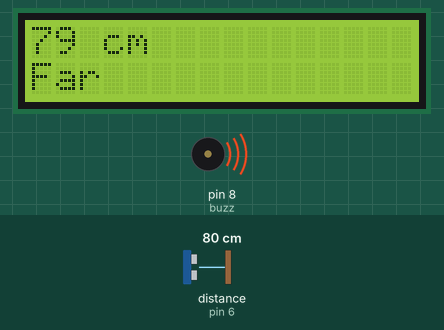
Simulated run of this sketch. Board: Arduino Uno, built with avr-gcc and run on an emulated ATmega328P. On the bench: 16×2 character LCD, buzzer (waves = sounding). Wiring (inferred from the names in the program): ultrasonic range finder: trigger pin 7; echo pin 6. The inputs (shaded band) are chosen by the test bench; at power-on: distance to the obstacle (sensor on pin 6) 80 cm. The echo pulse lasts 58.3 µs per cm; what the sketch prints to the serial monitor is not drawn.

Above: at 2.2 s.
2.3 s: distance to the obstacle (sensor on pin 6) set to 9 cm
At 4.88 s:
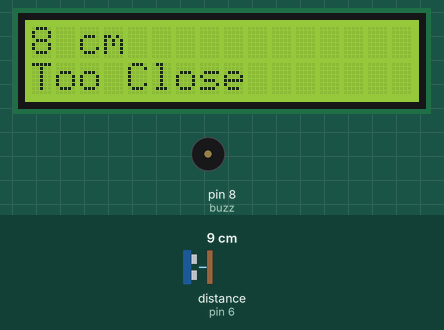
4.9 s: distance to the obstacle (sensor on pin 6) set to 2 cm
At 5.53 s:
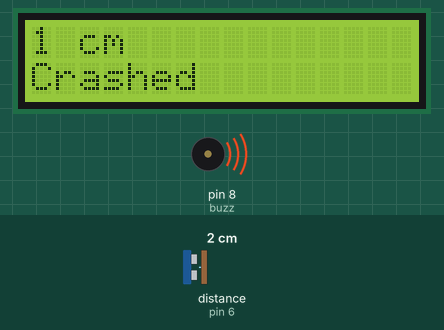
7.2 s: distance to the obstacle (sensor on pin 6) set to 120 cm
At 10.5 s:
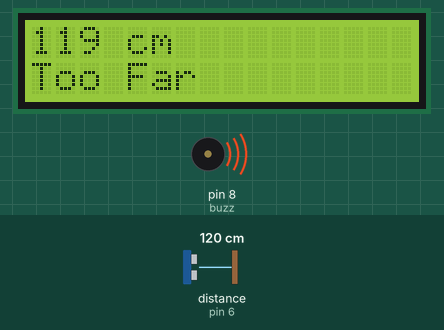
12.4 s: distance to the obstacle (sensor on pin 6) set to 35 cm
At 15.25 s:
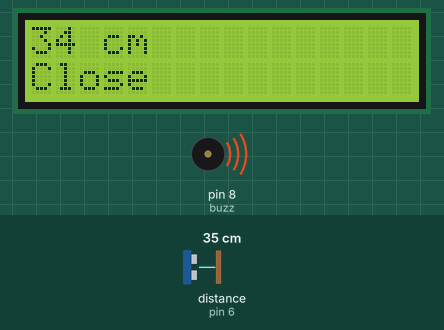
Timing chart, 0 to 18.2 s (numbered marks = the images above; inputs shaded):
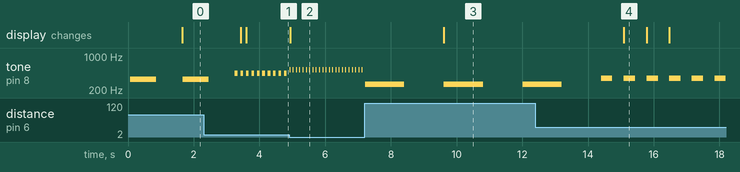

The sketch:

ParkingAssistant.ino
```cpp
//references:https://www.youtube.com/watch?v=jgPZsxYvSIk&ab_channel=Robotistan,http://www.arduino.cc/en/Tutorial/Tone
// include the library code:
#include <LiquidCrystal.h>

// initialize the library with the numbers of the interface pins
LiquidCrystal lcd(12, 11, 5, 4, 3, 2);

//Some notes for the game
#define NOTE_C4  262
#define NOTE_G3  196
#define NOTE_A3  220
#define NOTE_B3  247
#define NOTE_C4  262
//buzzer trigger and echo pin defined
#define buzz 8
#define triggerPin 7
#define echoPin 6

// notes in the melody:
int melody[] = {
  NOTE_C4, NOTE_G3, NOTE_G3, NOTE_A3, NOTE_G3, 0, NOTE_B3, NOTE_C4
};

// note durations: 4 = quarter note, 8 = eighth note, etc.:
int noteDurations[] = {
  4, 8, 8, 4, 4, 4, 4, 4
};
//keep the distance measure
int cm = 0;

//Date and time components give default values.
int day=30;
int month=5;
int year=2021;

int hour=23;
int minute=12;
int second=59;

//keep the begining time for the lcd and serial monitor
unsigned long pre_time=0;
unsigned long pre_time_one=0;

//check two second is passed
bool twosecond=true;
//check 100 ms is passed
bool onesecond=true;


void setup()
{
  // set up the LCD's number of columns and rows:
  lcd.begin(16, 2);
  //Serial monitor is begin
  Serial.begin(9600);
  //timing is begin for the two secon or 100 ms is over or not
  pre_time=millis();
  pre_time_one=millis();
  //Trigger,echo and buzz pin are defined in the code
  pinMode(triggerPin, OUTPUT);
  pinMode(echoPin, INPUT);
  pinMode(buzz, OUTPUT);
  //lcd display is clear
  lcd.clear();
}

void loop()
{
  // cm the ping time in cm
  cm = readUltrasonicDistance();
  //the time is passed for the two second and 100ms
  increasesecond();
  //If the car is crashed then play the game over melody
  if(cm==5)
  {
     gameOver();
     printLCD();
  }
  //Print the serial monitor every two second.
  if(twosecond)
  {
      Date();
      Serial.print(" -Distance: ");
      Serial.print(cm);
      Serial.println(" cm.");
      printDistanceTypeinSerial();
      twosecond=false;
  }
  //update the information every 100 ms.
  if(onesecond)
    printLCD();
}
//read the distance
long readUltrasonicDistance()
{
  long duration, distance;
  //Clear the trigger
  digitalWrite(triggerPin,LOW);
  delayMicroseconds(2);
  // Sets the trigger pin to HIGH state for 10 microseconds
  digitalWrite(triggerPin, HIGH);
  delayMicroseconds(10);
  digitalWrite(triggerPin, LOW);
  // Reads the echo pin, and returns the sound wave travel time in microseconds
  duration = pulseIn(echoPin, HIGH);
  //distance is keep the values in cm
  distance = duration / 58.2;
  //if the values are between 400cm and 0 then it will return as a distance
  if(distance >= 400 || distance <= 0)
      return 0;
  return distance;
}
//Create a gameover melody
void gameOver()
{
  // iterate over the notes of the melody:
  for (int thisNote = 0; thisNote < 8; thisNote++) {
    // to calculate the note duration, take one second divided by the note type.
    int noteDuration = 1000 / noteDurations[thisNote];
    tone(8, melody[thisNote], noteDuration);
    // to distinguish the notes, set a minimum time between them.
    // the note's duration + 30% seems to work well:
    int pauseBetweenNotes = noteDuration * 1.30;
    delay(pauseBetweenNotes);
    // stop the tone playing:
    noTone(8);
  }
}

void printDistance() {
  // set the cursor to column 0, line 0
  lcd.setCursor(0, 0);
  // print the distance on the lcd
  lcd.print(cm);
  lcd.print(" cm");
}

void printLCD()
{
  melodydistance(cm*10);
  lcd.clear();
  printDistance();
  printDistanceType();
  //delay(1000);
  onesecond=false;
}

void printDistanceType()
{

  lcd.setCursor(0, 1);
  if(cm>100)
    lcd.print("Too Far");
  else if(cm>=51&&cm<=100)
     lcd.print("Far");
  else if(cm>=21&&cm<=50)
     lcd.print("Close");
  else if(cm>=5&&cm<=20)
    lcd.print("Too Close");
  else
     lcd.print("Crashed");
}
void printDistanceTypeinSerial()
{
  lcd.setCursor(0, 1);
  if(cm>100)
    Serial.println("Too Far");
  else if(cm>=51&&cm<=100)
     Serial.println("Far");
  else if(cm>=21&&cm<=50)
     Serial.println("Close");
  else if(cm>=5&&cm<=20)
    Serial.println("Too Close");
  else
     Serial.println("Crashed");
}

void Date()
{
  //if second is bigger than 60 so 0 will come
  if(second==60)
  {
      second=0;
      minute++;
  }
  //if bigger than 60 so take the second
  if(second>60)
  {
      second=second-60;
      minute++;
  }
  if(minute==60)
  {
      minute=0;
      hour++;
  }
  if(hour==24)
  {
      hour=0;
      day++;
  }
  if(day==32 &&(month==1 || month==3 || month==5 || month==7 || month==8 || month==10 || month==12))
  {
      day=1;
      month++;
  }
  else if(day==31 &&(month==4 || month==6 || month==9 || month==11))
  {
      day=1;
      month++;
  }
  else if(day==29 &&(month==2))
  {
      day=1;
      month++;
  }
  else if(day==28 &&(month==2) && (year%4==0))
  {
      day=1;
      month++;
  }
  if(month==13)
  {
      month=1;
      year++;
  }
  Serial.print("Date: ");
  printnumber(day);
  Serial.print(".");
  printnumber(month);
  Serial.print(".");
  Serial.print(year);
  Serial.print(" - ");
  Serial.print("Hour: ");
  printnumber(hour);
  Serial.print(":");
  printnumber(minute);
  Serial.print(":");
  printnumber(second);
}
//Decide three second is over or not
void increasesecond()
{
    if((millis()-pre_time_one)>=100)
   {
     pre_time_one=millis();
     onesecond=true;
   }
   if((millis()-pre_time)>=2000)
   {
     pre_time=millis();
     second=second+2;
     twosecond=true;
   }
}
//if a number is only one digit so we have to add 0 at the beggining so this function print 0
void printnumber(int number) {
  if (number < 10)
    Serial.print("0"); // print a 0 before if the number is < than 10
  Serial.print(number);
}

int melodydistance(int dly)
{
  if(cm>100)
    tone(8, 262);//DO
  else if(cm>=51&&cm<=100)
     tone(8, 330);//Mi
  else if(cm>=21&&cm<=50)
    tone(8, 349);//Fa
  else if(cm>=5&&cm<=20)
    tone(8, 440);//la
  else
     tone(8, 523);//ince si

  delay(dly);
  noTone(8);
  delay(dly);

}
```

Measured:
- after the input at 2.3 s, the display: first changes after 1.1 s (image 1 shows a later state)
- after the input at 4.9 s, tone on pin 8 (buzz): alternates 523 Hz for 0.01 s and silent for 0.09 s, starting at once; the display: changes at once (image 2)
- after the input at 7.2 s, tone on pin 8 (buzz): alternates 262 Hz for 1.2 s and silent for 1.2 s, starting at once; the display: changes after 2.4 s (image 3)
- after the input at 12.4 s, the display: changes after 2.7 s (image 4)
- by itself, tone on pin 8 (buzz): repeats every 0.19 s: 440 Hz 0.09 s, silent 0.10 s
